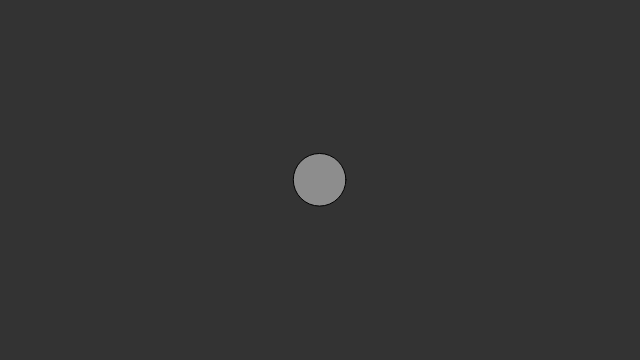
Frame 1 (no input)
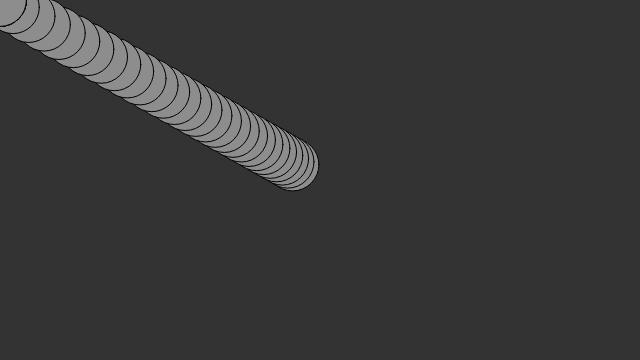
Frame 60 (no input)
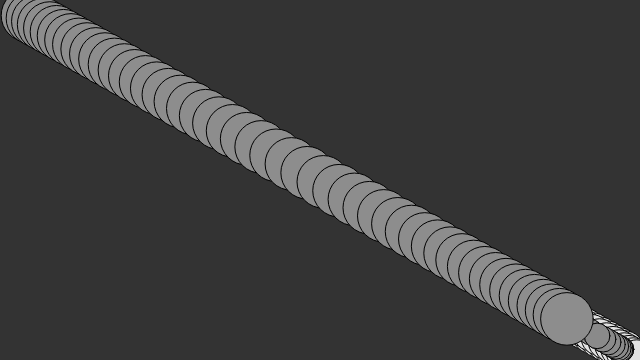
Frame 120 (the mouse pressed at the canvas centre since frame 60)

The p5.js sketch that drew these frames (run headless with seeded random() and noise() and a simulated clock; from frame 60 on, the mouse is pressed at the canvas centre):

// p5.js sketch
// ── sketch.js
var walkers;

function setup() 
{
  createCanvas(640, 360);
  walkers = new Array(5);
  for (var i=0; i < walkers.length; ++i){
    walkers[i] = new Walker(random(100,255),random(10,100))
  }
}

function draw() 
{
  background(51); 
  for (w of walkers){
    w.update();
    w.display();
  }
}

function Walker(color,size)
{
  this.pos = createVector(width/2, height/2);
  this.vel = createVector(0,0);
  this.col = color;
  this.size = size;
  // array of position vectors for tail
  this.trace = new Array(50);
  for (var j = 0; j < this.trace.length; ++j){
    this.trace[j] = new p5.Vector(width+this.size, height+this.size);
  }
  // current index in trace list
  this.i = 0;
  
  this.display = function()
  {
    fill (this.col);
    // effectively make array a circle
    if (this.i < this.trace.length-1){
      this.i++;
    }else{
      this.i = 0;
    }

    this.trace[this.i] = this.pos.copy();
    
    // display trail oldest->newest
    var j = this.i;
    do {
      j++;
      if (j >= this.trace.length){
        j = 0;
      }
      ellipse(this.trace[j].x, this.trace[j].y, this.size,this.size);
    } while (j != this.i);

  }

  this.update = function()
  {
    var mouse = createVector(mouseX,mouseY);
    this.acc = p5.Vector.sub(mouse,this.pos);
    this.acc.normalize();
    this.acc.mult(25/this.size); // big means slow
    this.vel.add(this.acc);
    this.pos.add(this.vel);

    //check for screen edges
    if (this.pos.x > width || this.pos.x <0){
      this.vel.x = 0;
    }
    if (this.pos.y > height || this.pos.y <0){
      this.vel.y = 0;
    }
  }

}
